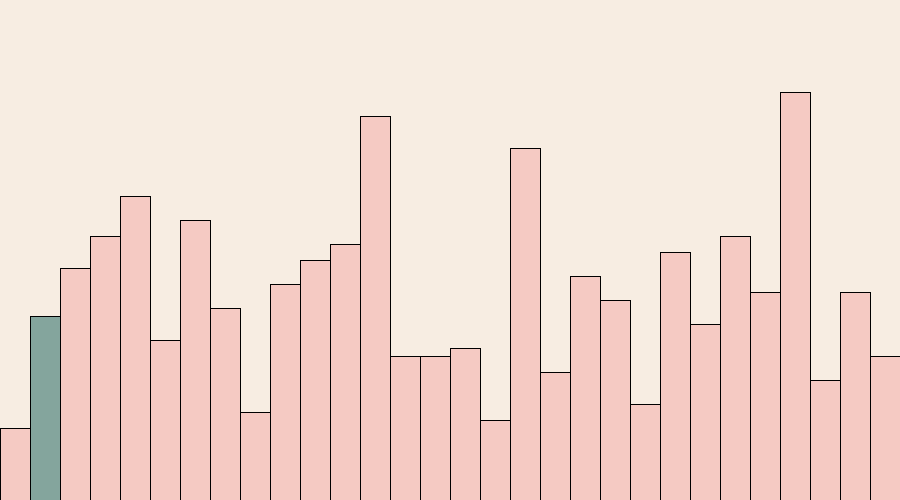
Frame 1 (no input)
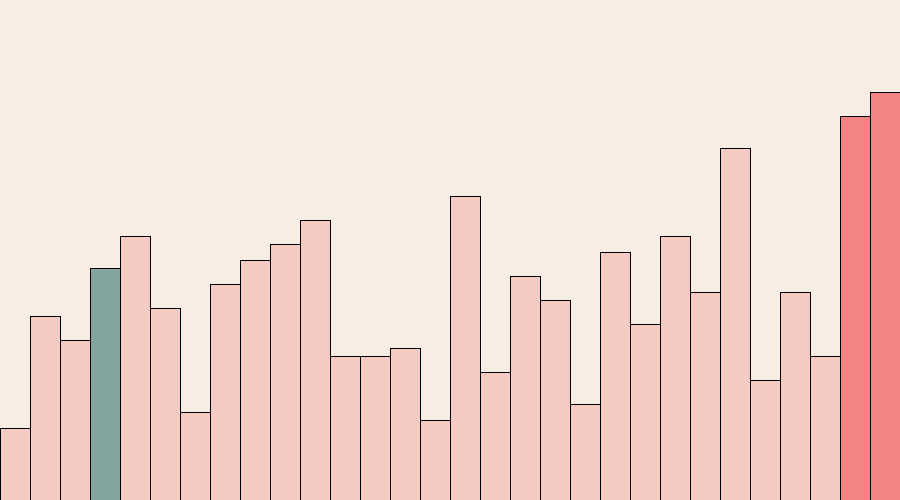
Frame 60 (the mouse pressed at the canvas centre just before this capture)
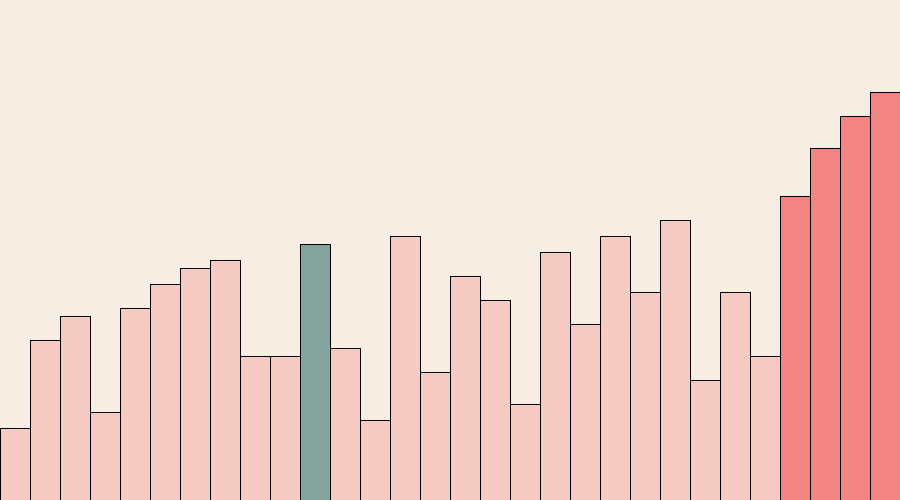
Frame 120 (the mouse held since frame 60 and released just before this capture)

The Processing sketch that drew these frames (run headless with seeded random() and noise(); from frame 60 on, the mouse is pressed at the canvas centre):

// Processing sketch: Visual_BubbleSort
// ── Visual_BubbleSort.pde
int[] arr;
int pos;
int last;
boolean ordenado = false;

void setup() {
  size(900, 500);
  
  arr = new int[30];
  //para que aparezcan al azar los tamaños
  for (int i=0; i < arr.length; i++) {
    arr[i] = i + Math.round(random(0, 30));
  }
  
  // para revolverlos
  for ( int i = 0; i < arr.length; i++) {
    int r = int (random (arr.length));
    int t = arr[i];
    arr[i] = arr[r];
    arr[r] = t;
  }
  last = arr.length-1;//vaya a la siguiente posicion de izq
}



void draw() {
  if (ordenado) { 
    return;
  }
  
  background(247, 237, 226);
  //translate(1, 0);
  
  if (pos >= last) {
    pos = 0;
    last--;
    
  }
  
  if (arr[pos] > arr[pos+1]) {
    int temp = arr[pos];
    arr[pos] = arr[pos+1];
    arr[pos+1] = temp;
  }
  pos++;
  

  for (int i = 0; i < arr.length; i++) {
    fill(245, 202, 195);
    
    if (i == pos) { //cuando pase por todas las posiciones, se pone rojo
        fill(132, 165, 157);
      }
    if (i > last) { //si llega a max(ultimo num) entonces colorea rosa
        fill(242, 132, 130);
      }
    
    rect(i*30, height-(8*arr[i]), 30, arr[i]*40);
    //  (x coord espacio, y coord, width rectangul, height rect);
  }
  
  if (last == -1) {//cuando se convierta en max, se pone en azul por el true
    ordenado = true;
  
  
    
  }
}
